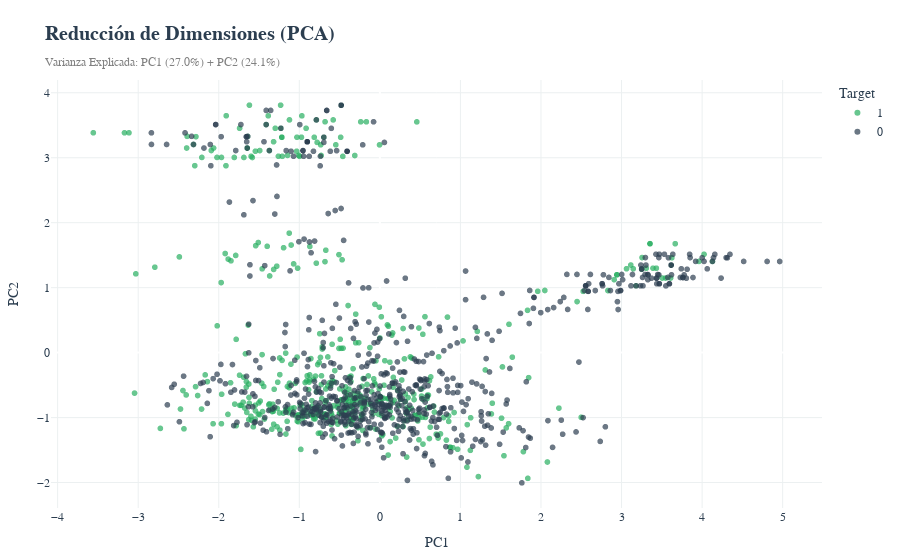
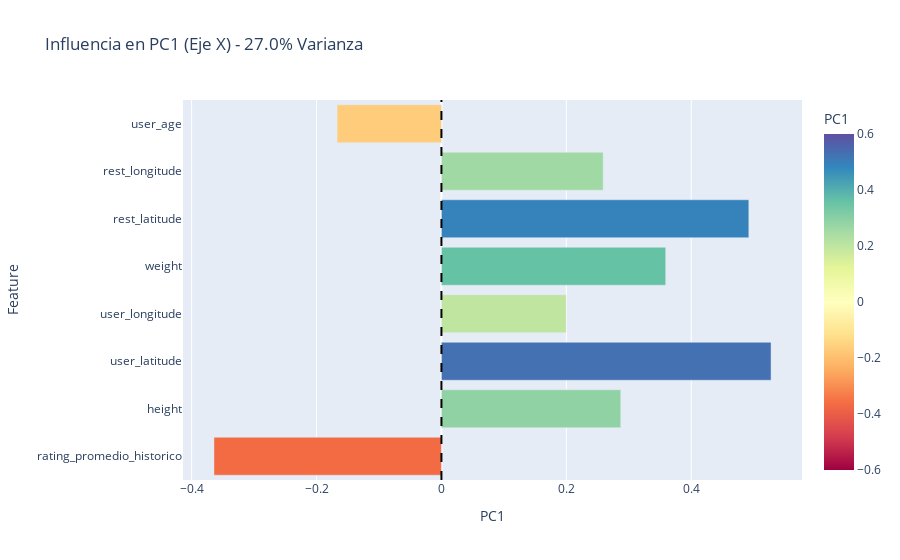
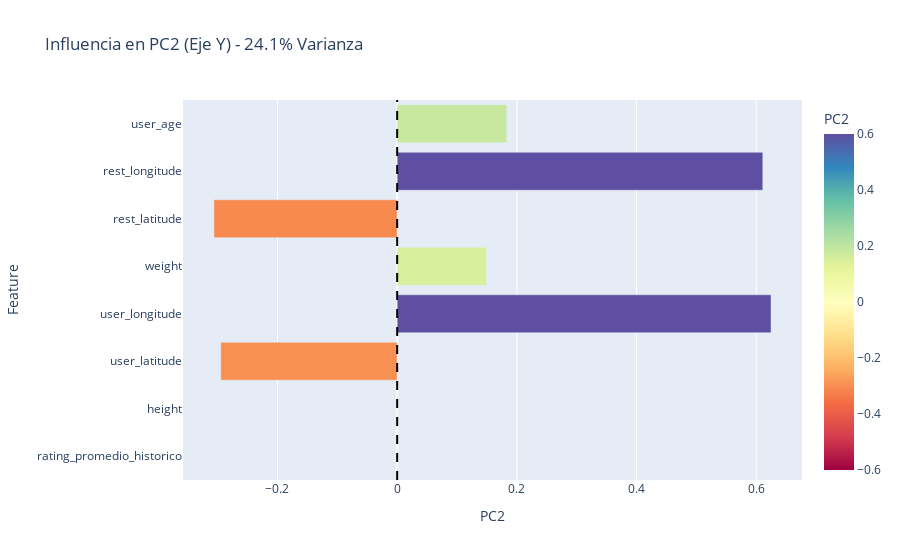

These figures' notebook cell, in order:
### Code cell
# ==============================================================================
# ANÁLISIS DE COMPONENTES PRINCIPALES (PCA)
# ==============================================================================
import plotly.express as px
import os

try:
    print("\n[6/7] 📐 Ejecutando PCA (Rama 3)...")
    
    res_dir = fn.utils.get_dynamic_path('resultados')   # SI NO EXISTE, LA CREA
    if not os.path.exists(res_dir):
        os.makedirs(res_dir)
    

    cols_pca = [c for c in df_limpio.columns if fn.utils.is_continuous(df_limpio[c])]
    cols_pca = [c for c in cols_pca if c not in ['placeID', 'target_exitoso']]
    
    df_pca_input = df_limpio[cols_pca + ['target_exitoso']].copy()
    
    print(f"      ℹ️  Reduciendo dimensionalidad sobre {len(cols_pca)} variables originales.")
    

    df_pca, var_ratio, loadings_df = fn.analysis.run_pca_analysis(df_pca_input)
    
    if not df_pca.empty:
        print(f"      Varianza Explicada: PC1={var_ratio[0]:.2%}, PC2={var_ratio[1]:.2%}")
        print(f"      Acumulado: {sum(var_ratio):.2%}")

        print("\n      📋 COMPOSICIÓN DE LOS COMPONENTES (Cargas/Pesos):")
        
        def mostrar_top_cargas(df_load, componente):
            df_sorted = df_load.reindex(df_load[componente].abs().sort_values(ascending=False).index)
            print(f"\n      🔹 {componente} (Eje {('X' if '1' in componente else 'Y')}):")
            for index, row in df_sorted.iterrows():
                print(f"         - {row['Feature']:<25}: {row[componente]:.4f}")

        mostrar_top_cargas(loadings_df, 'PC1')
        mostrar_top_cargas(loadings_df, 'PC2')


        print("\n      💾 Guardando gráficos en carpeta 'resultados'...")
        
        fig_pca = plot_lib.plot_pca_scatter(
            df_pca, 
            df_pca_input['target_exitoso'], 
            var_ratio
        )

        path_scatter = os.path.join(res_dir, 'pca_scatter_plot.png')
        fig_pca.write_image(path_scatter, width=1200, height=800, scale=2)
        print(f"         -> Guardado: {path_scatter}")
        fig_pca.show()
        

        fig_load1 = px.bar(loadings_df, x='PC1', y='Feature', orientation='h',
                           title=f"Influencia en PC1 (Eje X) - {var_ratio[0]:.1%} Varianza",
                           color='PC1', 
                           color_continuous_scale='Spectral', 
                           range_color=[-0.6, 0.6])
        fig_load1.add_vline(x=0, line_dash="dash", line_color="black")
        

        path_l1 = os.path.join(res_dir, 'pca_loadings_pc1.png')
        fig_load1.write_image(path_l1, width=1000, height=600, scale=2)
        print(f"         -> Guardado: {path_l1}")
        fig_load1.show()

        fig_load2 = px.bar(loadings_df, x='PC2', y='Feature', orientation='h',
                           title=f"Influencia en PC2 (Eje Y) - {var_ratio[1]:.1%} Varianza",
                           color='PC2', 
                           color_continuous_scale='Spectral',
                           range_color=[-0.6, 0.6])
        fig_load2.add_vline(x=0, line_dash="dash", line_color="black")
        

        path_l2 = os.path.join(res_dir, 'pca_loadings_pc2.png')
        fig_load2.write_image(path_l2, width=1000, height=600, scale=2)
        print(f"         -> Guardado: {path_l2}")
        fig_load2.show()
        
    else:
        print("      ⚠️ No se pudo generar PCA.")

except Exception as e:
    logger.error(f"Error en PCA: {e}")
    print(f"⚠️ Error: {e}")
    print("Nota: Si el error es sobre 'kaleido', ejecuta: pip install -U kaleido")

### Figure 1 — Plotly figure (JSON) as saved in the notebook; plotly's stock layout.template omitted (floating-point values rounded to 4 significant figures; data arrays with more than 128 entries replaced by an {"elided": "..."} marker saying what was removed)
{"data": [{"customdata": {"elided": "486x1 str values"}, "hovertemplate": "Target=%{customdata[0]}<br>PC1=%{x}<br>PC2=%{y}<extra></extra>", "legendgroup": "1", "marker": {"color": "#27AE60", "opacity": 0.7, "symbol": "circle"}, "mode": "markers", "name": "1", "showlegend": true, "type": "scattergl", "x": {"elided": "486 float values"}, "xaxis": "x", "y": {"elided": "486 float values"}, "yaxis": "y"}, {"customdata": {"elided": "675x1 str values"}, "hovertemplate": "Target=%{customdata[0]}<br>PC1=%{x}<br>PC2=%{y}<extra></extra>", "legendgroup": "0", "marker": {"color": "#2C3E50", "opacity": 0.7, "symbol": "circle"}, "mode": "markers", "name": "0", "showlegend": true, "type": "scattergl", "x": {"elided": "675 float values"}, "xaxis": "x", "y": {"elided": "675 float values"}, "yaxis": "y"}], "layout": {"font": {"color": "#2C3E50", "family": "Arial"}, "hovermode": "closest", "legend": {"title": {"text": "Target"}, "tracegroupgap": 0}, "margin": {"b": 40, "l": 40, "r": 40, "t": 80}, "paper_bgcolor": "#FFFFFF", "plot_bgcolor": "#FFFFFF", "title": {"font": {"color": "#2C3E50", "family": "Arial", "size": 20}, "text": "<b>Reducción de Dimensiones (PCA)</b><br><span style='font-size:12px;color:gray'>Varianza Explicada: PC1 (27.0%) + PC2 (24.1%)</span>"}, "xaxis": {"anchor": "y", "domain": [0, 1], "gridcolor": "#ECF0F1", "showgrid": true, "title": {"text": "PC1"}}, "yaxis": {"anchor": "x", "domain": [0, 1], "gridcolor": "#ECF0F1", "showgrid": true, "title": {"text": "PC2"}}}}

### Figure 2 — Plotly figure (JSON) as saved in the notebook; plotly's stock layout.template omitted (floating-point values rounded to 4 significant figures)
{"data": [{"hovertemplate": "PC1=%{marker.color}<br>Feature=%{y}<extra></extra>", "legendgroup": "", "marker": {"color": [-0.3643, 0.2871, 0.5278, 0.1996, 0.3592, 0.4923, 0.2591, -0.1671], "coloraxis": "coloraxis", "pattern": {"shape": ""}}, "name": "", "orientation": "h", "showlegend": false, "textposition": "auto", "type": "bar", "x": [-0.3643, 0.2871, 0.5278, 0.1996, 0.3592, 0.4923, 0.2591, -0.1671], "xaxis": "x", "y": ["rating_promedio_historico", "height", "user_latitude", "user_longitude", "weight", "rest_latitude", "rest_longitude", "user_age"], "yaxis": "y"}], "layout": {"barmode": "relative", "coloraxis": {"cmax": 0.6, "cmin": -0.6, "colorbar": {"title": {"text": "PC1"}}, "colorscale": [[0, "rgb(158,1,66)"], [0.1, "rgb(213,62,79)"], [0.2, "rgb(244,109,67)"], [0.3, "rgb(253,174,97)"], [0.4, "rgb(254,224,139)"], [0.5, "rgb(255,255,191)"], [0.6, "rgb(230,245,152)"], [0.7, "rgb(171,221,164)"], [0.8, "rgb(102,194,165)"], [0.9, "rgb(50,136,189)"], [1, "rgb(94,79,162)"]]}, "legend": {"tracegroupgap": 0}, "shapes": [{"line": {"color": "black", "dash": "dash"}, "type": "line", "x0": 0, "x1": 0, "xref": "x", "y0": 0, "y1": 1, "yref": "y domain"}], "title": {"text": "Influencia en PC1 (Eje X) - 27.0% Varianza"}, "xaxis": {"anchor": "y", "domain": [0, 1], "title": {"text": "PC1"}}, "yaxis": {"anchor": "x", "domain": [0, 1], "title": {"text": "Feature"}}}}

### Figure 3 — Plotly figure (JSON) as saved in the notebook; plotly's stock layout.template omitted (floating-point values rounded to 4 significant figures)
{"data": [{"hovertemplate": "PC2=%{marker.color}<br>Feature=%{y}<extra></extra>", "legendgroup": "", "marker": {"color": [0.0004767, 0.001635, -0.2948, 0.6248, 0.1491, -0.3062, 0.611, 0.183], "coloraxis": "coloraxis", "pattern": {"shape": ""}}, "name": "", "orientation": "h", "showlegend": false, "textposition": "auto", "type": "bar", "x": [0.0004767, 0.001635, -0.2948, 0.6248, 0.1491, -0.3062, 0.611, 0.183], "xaxis": "x", "y": ["rating_promedio_historico", "height", "user_latitude", "user_longitude", "weight", "rest_latitude", "rest_longitude", "user_age"], "yaxis": "y"}], "layout": {"barmode": "relative", "coloraxis": {"cmax": 0.6, "cmin": -0.6, "colorbar": {"title": {"text": "PC2"}}, "colorscale": [[0, "rgb(158,1,66)"], [0.1, "rgb(213,62,79)"], [0.2, "rgb(244,109,67)"], [0.3, "rgb(253,174,97)"], [0.4, "rgb(254,224,139)"], [0.5, "rgb(255,255,191)"], [0.6, "rgb(230,245,152)"], [0.7, "rgb(171,221,164)"], [0.8, "rgb(102,194,165)"], [0.9, "rgb(50,136,189)"], [1, "rgb(94,79,162)"]]}, "legend": {"tracegroupgap": 0}, "shapes": [{"line": {"color": "black", "dash": "dash"}, "type": "line", "x0": 0, "x1": 0, "xref": "x", "y0": 0, "y1": 1, "yref": "y domain"}], "title": {"text": "Influencia en PC2 (Eje Y) - 24.1% Varianza"}, "xaxis": {"anchor": "y", "domain": [0, 1], "title": {"text": "PC2"}}, "yaxis": {"anchor": "x", "domain": [0, 1], "title": {"text": "Feature"}}}}
